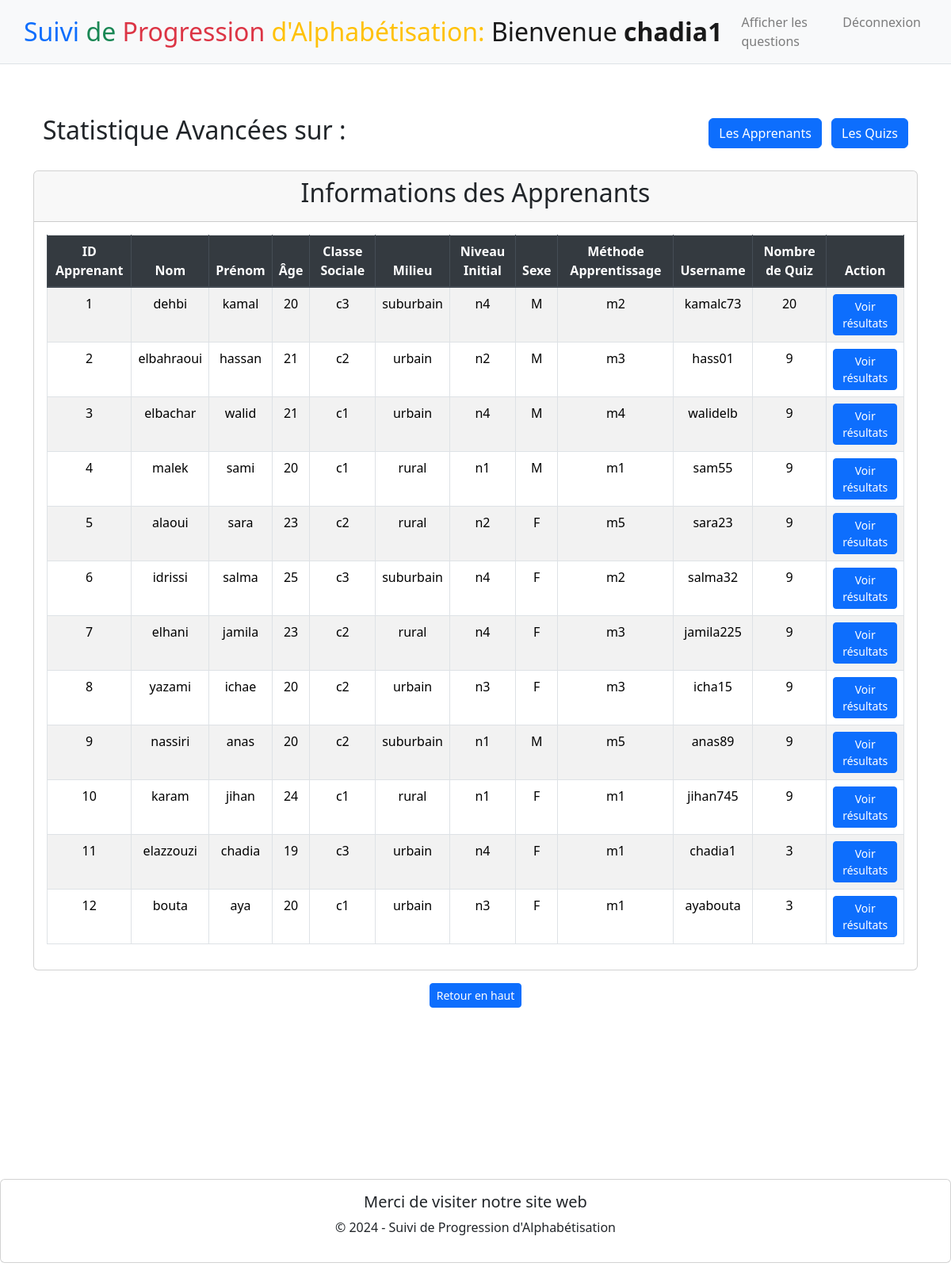
The page /mainAdmin (signed in) on the database its author committed.
### tables this page shows
CREATE TABLE user (
    id INTEGER PRIMARY KEY AUTOINCREMENT,
    username VARCHAR(25) NOT NULL UNIQUE,
    password VARCHAR(25) NOT NULL,
    type VARCHAR(10) NOT NULL
);

CREATE TABLE apprenant (
    id INTEGER PRIMARY KEY AUTOINCREMENT,
    nom TEXT NOT NULL,
    prenom TEXT NOT NULL,
    age INTEGER DEFAULT NULL,
    classe_sociale TEXT DEFAULT NULL,
    milieu TEXT DEFAULT NULL,
    niveau_initial TEXT DEFAULT NULL,
    sexe TEXT DEFAULT NULL,
    methodeApprentissage TEXT DEFAULT NULL,
    id_user INTEGER DEFAULT NULL,
    FOREIGN KEY (id_user) REFERENCES user(id)
);

### app.py (the view)
@app.route("/mainAdmin", methods=["GET"])
def mainAdmin():
    if request.method == "GET" and 'user_id' in session:
        conn = sqlite3.connect('database.db')
        cursor = conn.cursor()
        cursor.execute('''
            SELECT a.id, nom, prenom, age, classe_sociale, milieu,
                   niveau_initial, sexe, methodeApprentissage, u.username,
                   COUNT(q.id) AS quiz_count, u.id
            FROM apprenant a
            JOIN user u ON a.id_user = u.id
            LEFT JOIN quiz q ON a.id_user = q.id_user
            GROUP BY a.id, nom, prenom, age, classe_sociale, milieu,
                     niveau_initial, sexe, methodeApprentissage, u.username
        ''')
        apprenant = cursor.fetchall()
        cursor.execute("SELECT username FROM user WHERE id = ?", (session['user_id'],))
        username = cursor.fetchone()
        conn.close()
        return render_template("MainAdmin.html", apprenant=apprenant, username=username[0])
    else:
        return redirect(url_for('home'))

### templates/MainAdmin.html (shortened to what this page needs)
{% extends "layout.html" %}
{% block navLink %}
    <li class="nav-item">
        <a class="nav-link" href="{{ url_for('afficherQuestions') }}">Afficher les questions</a>
    </li>
{% endblock %}
{% block welcome %}
    <span>Bienvenue <b>{{ username }}</b></span>
{% endblock %}
{% block main %}
    <div class="container-fluid">
        <div class="row justify-content-between align-items-center mt-3">
            <div class="col">
                <h2 id="statistiques" class="text-left">Statistique Avancées sur :</h2>
            </div>
            <div class="col-auto">
                <a class="btn btn-primary me-2" href="{{ url_for('statistiquesAp') }}">Les Apprenants</a>
                <a class="btn btn-primary" href="{{ url_for('statistiquesQu') }}">Les Quizs</a>
            </div>
        </div>
    </div>
    <br>
    <div class="card">
        <div class="card-header">
            <h2>Informations des Apprenants</h2>
        </div>
        <div class="card-body">
            <table class="table table-striped table-bordered">
                <thead class="thead-dark">
                    <tr>
                        <th>ID Apprenant</th>
                        <th>Nom</th>
                        <th>Prénom</th>
                        <th>Âge</th>
                        <th>Classe Sociale</th>
                        <th>Milieu</th>
                        <th>Niveau Initial</th>
                        <th>Sexe</th>
                        <th>Méthode Apprentissage</th>
                        <th>Username</th>
                        <th>Nombre de Quiz</th>
                        <th>Action</th>
                    </tr>
                </thead>
                <tbody>
                    {% for row in apprenant %}
                    <tr>
                        <td>{{ row[0] }}</td>
                        <td>{{ row[1] }}</td>
                        <td>{{ row[2] }}</td>
                        <td>{{ row[3] }}</td>
                        <td>{{ row[4] }}</td>
                        <td>{{ row[5] }}</td>
                        <td>{{ row[6] }}</td>
                        <td>{{ row[7] }}</td>
                        <td>{{ row[8] }}</td>
                        <td>{{ row[9] }}</td>
                        <td>{{ row[10] }}</td>
                        <td>
                            <form action="{{ url_for('userResultat') }}" method="GET" style="display:inline;">
                                <button type="submit" class="btn btn-primary btn-sm">Voir résultats</button>
                            </form>
                        </td>
                    </tr>
                    {% endfor %}
                </tbody>
            </table>
        </div>
    </div>
    <div class="container-fluid">
        <div class="row justify-content-center align-items-center mt-3">
            <div class="col-auto">
                <a href="#statistiques" class="btn btn-primary btn-sm">Retour en haut</a>
            </div>
        </div>
    </div>
{% endblock %}

### rows shown on the page
user: username "chadia1"
apprenant: id "1", nom "dehbi", prenom "kamal", age "20", classe_sociale "c3", milieu "suburbain", niveau_initial "n4", sexe "M", methodeApprentissage "m2", username "kamalc73"
apprenant: id "2", nom "elbahraoui", prenom "hassan", age "21", classe_sociale "c2", milieu "urbain", niveau_initial "n2", sexe "M", methodeApprentissage "m3", username "hass01", row "9"
apprenant: id "3", nom "elbachar", prenom "walid", age "21", classe_sociale "c1", milieu "urbain", niveau_initial "n4", sexe "M", methodeApprentissage "m4", username "walidelb", row "9"
apprenant: id "4", nom "malek", prenom "sami", age "20", classe_sociale "c1", milieu "rural", niveau_initial "n1", sexe "M", methodeApprentissage "m1", username "sam55", row "9"
apprenant: id "5", nom "alaoui", prenom "sara", age "23", classe_sociale "c2", milieu "rural", niveau_initial "n2", sexe "F", methodeApprentissage "m5", username "sara23", row "9"
apprenant: id "6", nom "idrissi", prenom "salma", age "25", classe_sociale "c3", milieu "suburbain", niveau_initial "n4", sexe "F", methodeApprentissage "m2", username "salma32", row "9"
apprenant: id "7", nom "elhani", prenom "jamila", age "23", classe_sociale "c2", milieu "rural", niveau_initial "n4", sexe "F", methodeApprentissage "m3", username "jamila225", row "9"
apprenant: id "8", nom "yazami", prenom "ichae", age "20", classe_sociale "c2", milieu "urbain", niveau_initial "n3", sexe "F", methodeApprentissage "m3", username "icha15", id_user "9"
apprenant: id "9", nom "nassiri", prenom "anas", age "20", classe_sociale "c2", milieu "suburbain", niveau_initial "n1", sexe "M", methodeApprentissage "m5", username "anas89"
apprenant: id "10", nom "karam", prenom "jihan", age "24", classe_sociale "c1", milieu "rural", niveau_initial "n1", sexe "F", methodeApprentissage "m1", username "jihan745", row "9"
apprenant: id "11", nom "elazzouzi", prenom "chadia", age "19", classe_sociale "c3", milieu "urbain", niveau_initial "n4", sexe "F", methodeApprentissage "m1", username "chadia1", row "3"
apprenant: id "12", nom "bouta", prenom "aya", age "20", classe_sociale "c1", milieu "urbain", niveau_initial "n3", sexe "F", methodeApprentissage "m1", username "ayabouta", row "3"
